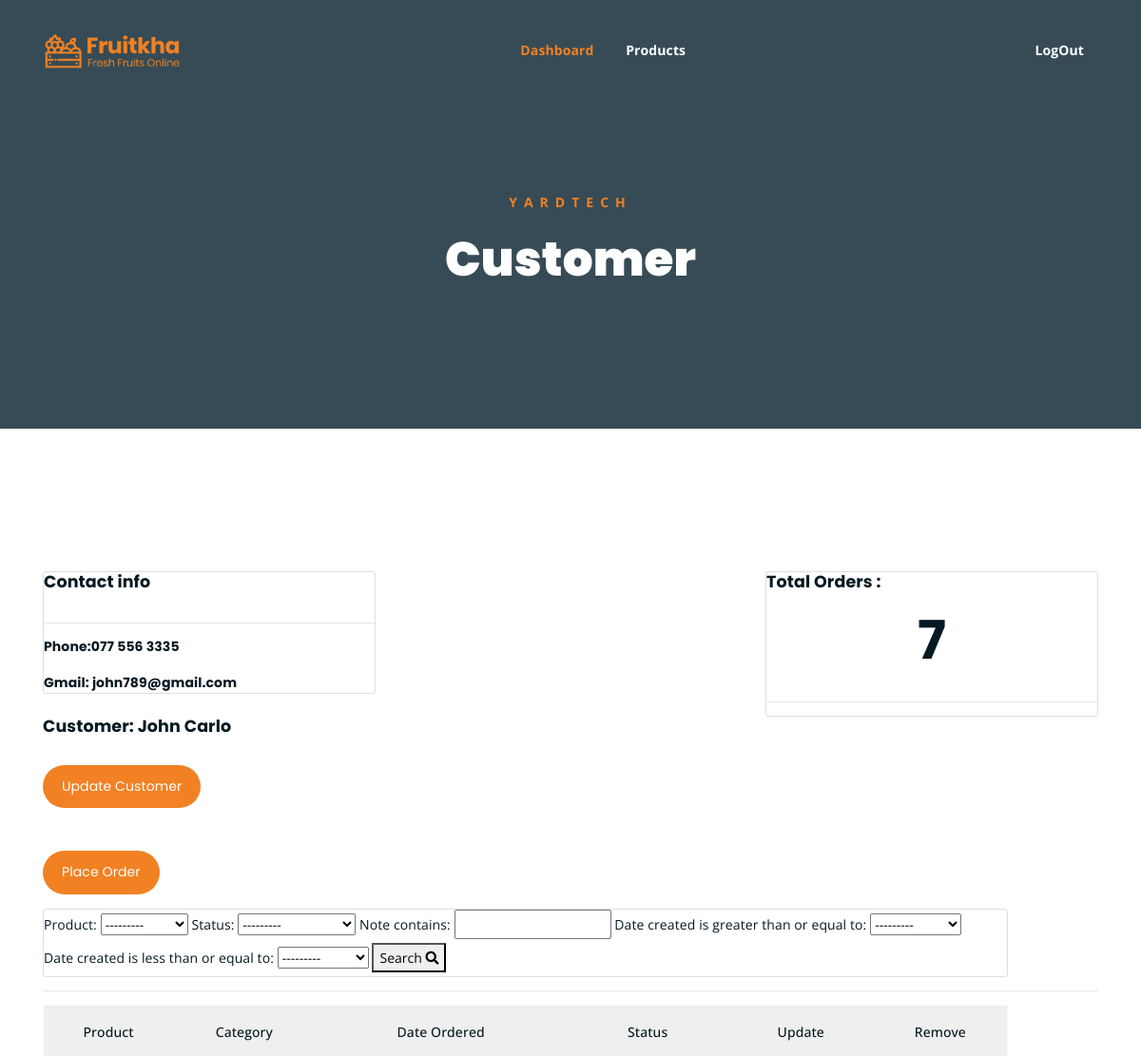
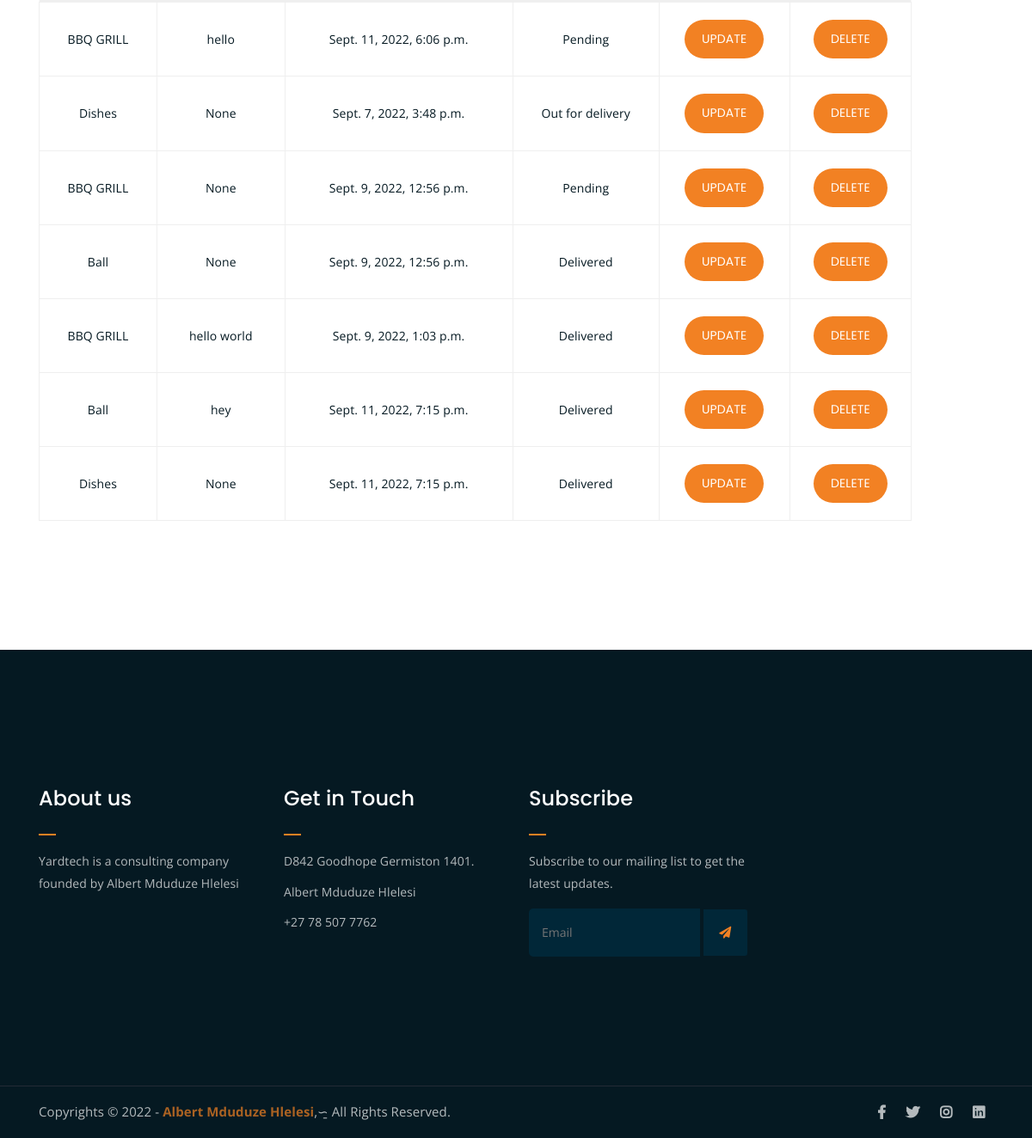
The app's page /customer/1/ (signed in) with its own data (2 pictures, top to bottom).
### accounts/models.py (models this page shows, shortened)
class Customer(models.Model):
    user = models.OneToOneField(User,null=True,blank=True,on_delete=models.CASCADE)
    name=models.CharField(max_length=200,null=True)
    phone = models.CharField(max_length=200,null=True )
    email = models.CharField(max_length=200,null=True )
    profile_pic = models.ImageField(null=True,default="464.jpg",blank=True)
    date= models.DateTimeField(auto_now=True,null=True)

class Order(models.Model):
    STATUS =(
        ('Pending','Pending'),
        ('Out for delivery','Out for delivery'),
        ('Delivered','Delivered'))
    customer = models.ForeignKey(Customer,null=True,on_delete=models.SET_NULL)
    product = models.ForeignKey(Product,null=True, on_delete=models.SET_NULL)
    date_created = models.DateTimeField(auto_now=True, null=True)
    status = models.CharField(max_length=200,null=True,choices=STATUS)
    note = models.CharField(max_length=200,null=True)

class Product(models.Model):
    CATEGORY =(
        ('Indoor','Indoor'),
        ('Out Door','Out Door'),
    )
    name = models.CharField(max_length=200,null=True)
    price = models.FloatField(null=True)
    category = models.CharField(max_length=200,null=True,choices=CATEGORY)
    description =models.CharField(max_length=200,null=True,blank=True)
    date_created =models.DateTimeField(auto_now=True,null=True)
    tag = models.ManyToManyField(Tag)
    def __str__(self):
        return self.name

### accounts/decorators.py (the view)
        def wrapper_func(request,*args,**kwargs):
            group = None
            if request.user.groups.exists():
                group=request.user.groups.all()[0].name
            if group in allowed_roles:
                return view_func(request,*args,**kwargs)
            else:
                return HttpResponse('You are not authorized to view this page')

### accounts/views.py (called while the page is built)
@login_required(login_url='login')
@allowed_users(allowed_roles=['admin'])
def customer(request,pk_test):
    customer = Customer.objects.get(id=pk_test)
    order = customer.order_set.all()
    order_count = order.count()
    myFilter = OrderFilter(request.GET ,queryset=order)
    order= myFilter.qs
    context = {
        'customer':customer,
        'order':order,
        'order_count':order_count,
        'myFilter': myFilter,
    }
    return render(request,'accounts/customer2.html',context)

### accounts/templates/accounts/customer2.html (shortened to what this page needs)
<!DOCTYPE html>
<html lang="en">
<head>
	{% load static %}
	<link rel="stylesheet" href="{% static 'accounts/css/all.min.css' %}">
	<link rel="stylesheet" href="{% static 'accounts/bootstrap/css/bootstrap.min.css' %}">
	<link rel="stylesheet" href="{% static 'accounts/css/owl.carousel.css' %}">
	<link rel="stylesheet" href="{% static 'accounts/css/magnific-popup.css' %}">
	<link rel="stylesheet" href="{% static 'accounts/css/animate.css' %}">
	<link rel="stylesheet" href="{% static 'accounts/css/meanmenu.min.css' %}">
	<link rel="stylesheet" href="{% static 'accounts/css/main.css'%}">
	<link rel="stylesheet" href="{% static 'accounts/css/responsive.css'%} ">
</head>
<body>
	<div class="top-header-area" id="sticker">
		<div class="container">
			<div class="row">
				<div class="col-lg-12 col-sm-12 text-center">
					<div class="main-menu-wrap">
						<div class="site-logo">
							<a href="index.html">
								<img src="assets/img/logo.png" alt="">
							</a>
						</div>
						<nav class="main-menu">
						<ul>
								<li class="current-list-item"><a href="{% url 'accounts:home' %}">Dashboard</a>
								</li>
								<li><a href="{% url 'accounts:products' %}">Products</a></li>
								<li>
									<div class="header-icons">
									<span class="hel-mesg"><a class="log-in" href="{% url 'accounts:login' %}">LogOut</a></span>
									</div>
								</li>
							</ul>
						</nav>
					</div>
				</div>
			</div>
		</div>
	</div>
	<div class="breadcrumb-section breadcrumb-bg">
		<div class="container">
			<div class="row">
				<div class="col-lg-8 offset-lg-2 text-center">
					<div class="breadcrumb-text">
						<p>Yardtech</p>
						<h1>Customer</h1>
					</div>
				</div>
			</div>
		</div>
	</div>
	<div class="cart-section mt-150 mb-150">
		<div class="container">
			<div class="row">
				<div class="col-lg-4 col-md-8">
					<div class="card">
						<h5>Contact info</h5>
						<hr>
						<h6> Phone:{{customer.phone}}</h6>
						<h6> Gmail: {{customer.email}}</h6>
					</div>
				</div>
				<div class="col-lg-4 col-md-8">
					<div class="card">
						<h5>Total Orders :</h5>
						<h1 style="text-align: center ; padding: 5px">{{order_count}}</h1>
						<hr>
					</div>
				</div>
				</div>
			<div class="row">
				<div class="col-lg-11 col-md-12">
						<h5>Customer: {{customer.name}} </h5>
						<div class="cart-buttons">
							<a href="#" class="boxed-btn black">Update Customer</a>
						</div>
						<div class="cart-buttons">
							<a href="{% url 'accounts:create_order' customer.id %}" class="boxed-btn black">Place Order</a>
						</div>
				</div>
				<div class="col-lg-11 col-md-12">
					<div class="card">
							<form method="GET">
								{{myFilter.form}}
								<button type="submit">Search <i class="fas fa-search"></i></button>
							</form>
					</div>
				</div>
			</div>
			<hr>
			<div class="row">
				<div class="col-lg-11 col-md-12">
					<div class="cart-table-wrap">
						<table class="cart-table">
							<thead class="cart-table-head">
								<tr class="table-head-row">
									<th class="product-remove">Product</th>
									<th class="product-name">Category</th>
									<th class="product-price">Date Ordered</th>
									<th class="product-price">Status</th>
									<th class="product-price">Update</th>
									<th class="product-price">Remove</th>
								</tr>
							</thead>
							{% for i in order %}
							<tbody>
							         <td>{{i.product}}</td>
							         <td>{{i.note}}</td>
							         <td>{{i.date_created}}</td>
							         <td>{{i.status}}</td>
							          <td><a href="#" class="boxed-btn black">UPDATE</a></td>
							          <td><a href="#" class="boxed-btn red ">DELETE</a></td>
							</tbody>
							{% endfor %}
						</table>
					</div>
				</div>
				</div>
		</div>
	</div>
	<div class="footer-area">
		<div class="container">
			<div class="row">
				<div class="col-lg-3 col-md-6">
					<div class="footer-box about-widget">
						<h2 class="widget-title">About us</h2>
						<p>Yardtech is a consulting company founded by Albert Mduduze Hlelesi</p>
					</div>
				</div>
				<div class="col-lg-3 col-md-6">
					<div class="footer-box get-in-touch">
						<h2 class="widget-title">Get in Touch</h2>
						<ul>
							<li>D842 Goodhope Germiston 1401.</li>
							<li>Albert Mduduze Hlelesi</li>
							<li>+27 78 507 7762</li>
						</ul>
					</div>
				</div>
				<div class="col-lg-3 col-md-6">
					<div class="footer-box subscribe">
						<h2 class="widget-title">Subscribe</h2>
						<p>Subscribe to our mailing list to get the latest updates.</p>
						<form action="index.html">
							<input type="email" placeholder="Email">
							<button type="submit"><i class="fas fa-paper-plane"></i></button>
						</form>
					</div>
				</div>
			</div>
		</div>
	</div>
	<div class="copyright">
		<div class="container">
			<div class="row">
				<div class="col-lg-6 col-md-12">
					<p>Copyrights &copy; 2022 - <a href="">Albert Mduduze Hlelesi</a>,&race;  All Rights Reserved.</p>
				</div>
				<div class="col-lg-6 text-right col-md-12">
					<div class="social-icons">
						<ul>
							<li><a href="#" target="_blank"><i class="fab fa-facebook-f"></i></a></li>
							<li><a href="#" target="_blank"><i class="fab fa-twitter"></i></a></li>
							<li><a href="#" target="_blank"><i class="fab fa-instagram"></i></a></li>
							<li><a href="#" target="_blank"><i class="fab fa-linkedin"></i></a></li>
						</ul>
					</div>
				</div>
			</div>
		</div>
	</div>
</body>
</html>

### accounts/static/accounts/css/responsive.css (style rules this page uses)
@media only screen and (min-width: 992px) and (max-width: 1200px) { .cart-buttons a:first-child { margin-right: 0; margin-bottom: 15px; } }

### records on screen
Customer: phone "077 556 3335", email "john789@gmail.com", name "John Carlo"
Order: product "BBQ GRILL", note "hello", date_created "Sept. 11, 2022, 6:06 p.m.", status "Pending"
Order: product "Dishes", note "None", date_created "Sept. 7, 2022, 3:48 p.m.", status "Out for delivery"
Order: product "BBQ GRILL", note "None", date_created "Sept. 9, 2022, 12:56 p.m.", status "Pending"
Order: product "Ball", note "None", date_created "Sept. 9, 2022, 12:56 p.m.", status "Delivered"
Order: product "BBQ GRILL", note "hello world", date_created "Sept. 9, 2022, 1:03 p.m.", status "Delivered"
Order: product "Ball", note "hey", date_created "Sept. 11, 2022, 7:15 p.m.", status "Delivered"
Order: product "Dishes", note "None", date_created "Sept. 11, 2022, 7:15 p.m.", status "Delivered"

### other values on screen
{{ order_count }} "7"
